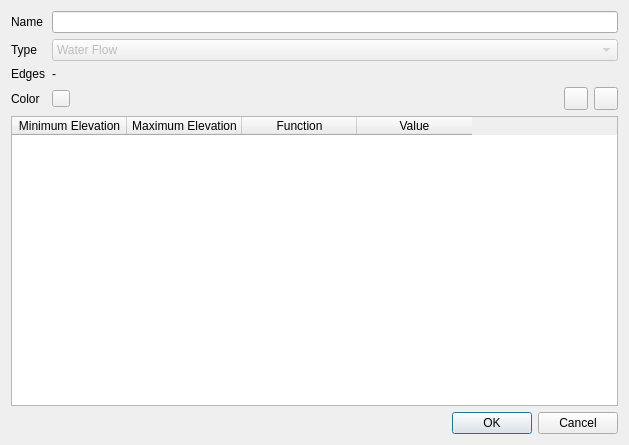
<?xml version="1.0" encoding="UTF-8"?>
<ui version="4.0">
 <class>NonVerticallyIntegratedHydrodynamicBoundaryConditionDialog</class>
 <widget class="QDialog" name="NonVerticallyIntegratedHydrodynamicBoundaryConditionDialog">
  <property name="geometry">
   <rect>
    <x>0</x>
    <y>0</y>
    <width>629</width>
    <height>445</height>
   </rect>
  </property>
  <property name="windowTitle">
   <string>Non-Vertically Integrated Boundary Condition</string>
  </property>
  <layout class="QGridLayout" name="gridLayout">
   <item row="0" column="1">
    <widget class="QLineEdit" name="edtName"/>
   </item>
   <item row="4" column="0">
    <widget class="QLabel" name="label">
     <property name="text">
      <string>Color</string>
     </property>
    </widget>
   </item>
   <item row="2" column="0">
    <widget class="QLabel" name="label_3">
     <property name="text">
      <string>Type</string>
     </property>
    </widget>
   </item>
   <item row="3" column="0">
    <widget class="QLabel" name="lblElementLabel">
     <property name="text">
      <string>Edges</string>
     </property>
    </widget>
   </item>
   <item row="0" column="0">
    <widget class="QLabel" name="label_5">
     <property name="text">
      <string>Name</string>
     </property>
    </widget>
   </item>
   <item row="2" column="1">
    <widget class="QComboBox" name="cbxType">
     <property name="enabled">
      <bool>false</bool>
     </property>
     <property name="currentIndex">
      <number>0</number>
     </property>
     <item>
      <property name="text">
       <string>Water Flow</string>
      </property>
     </item>
    </widget>
   </item>
   <item row="3" column="1">
    <widget class="QLabel" name="lblElementIds">
     <property name="sizePolicy">
      <sizepolicy hsizetype="Fixed" vsizetype="Preferred">
       <horstretch>0</horstretch>
       <verstretch>0</verstretch>
      </sizepolicy>
     </property>
     <property name="text">
      <string>-</string>
     </property>
    </widget>
   </item>
   <item row="4" column="1">
    <layout class="QHBoxLayout" name="horizontalLayout">
     <item>
      <widget class="QToolButton" name="btnCellColor">
       <property name="text">
        <string/>
       </property>
       <property name="iconSize">
        <size>
         <width>10</width>
         <height>10</height>
        </size>
       </property>
      </widget>
     </item>
     <item>
      <spacer name="horizontalSpacer">
       <property name="orientation">
        <enum>Qt::Horizontal</enum>
       </property>
       <property name="sizeHint" stdset="0">
        <size>
         <width>40</width>
         <height>20</height>
        </size>
       </property>
      </spacer>
     </item>
     <item>
      <widget class="QToolButton" name="btnAddRange">
       <property name="toolTip">
        <string>Add range</string>
       </property>
       <property name="text">
        <string/>
       </property>
       <property name="icon">
        <iconset resource="../../resources/resources.qrc">
         <normaloff>:/icons/list-add.png</normaloff>:/icons/list-add.png</iconset>
       </property>
      </widget>
     </item>
     <item>
      <widget class="QToolButton" name="btnRemoveRange">
       <property name="toolTip">
        <string>Remove selected range</string>
       </property>
       <property name="text">
        <string/>
       </property>
       <property name="icon">
        <iconset resource="../../resources/resources.qrc">
         <normaloff>:/icons/list-delete.png</normaloff>:/icons/list-delete.png</iconset>
       </property>
      </widget>
     </item>
    </layout>
   </item>
   <item row="5" column="0" colspan="2">
    <widget class="QTableWidget" name="tblRanges">
     <property name="alternatingRowColors">
      <bool>true</bool>
     </property>
     <attribute name="horizontalHeaderCascadingSectionResizes">
      <bool>true</bool>
     </attribute>
     <attribute name="horizontalHeaderDefaultSectionSize">
      <number>115</number>
     </attribute>
     <attribute name="verticalHeaderVisible">
      <bool>false</bool>
     </attribute>
     <column>
      <property name="text">
       <string>Minimum Elevation</string>
      </property>
     </column>
     <column>
      <property name="text">
       <string>Maximum Elevation</string>
      </property>
     </column>
     <column>
      <property name="text">
       <string>Function</string>
      </property>
     </column>
     <column>
      <property name="text">
       <string>Value</string>
      </property>
     </column>
    </widget>
   </item>
   <item row="7" column="0" colspan="2">
    <widget class="QDialogButtonBox" name="buttonBox">
     <property name="orientation">
      <enum>Qt::Horizontal</enum>
     </property>
     <property name="standardButtons">
      <set>QDialogButtonBox::Cancel|QDialogButtonBox::Ok</set>
     </property>
    </widget>
   </item>
  </layout>
 </widget>
 <tabstops>
  <tabstop>edtName</tabstop>
  <tabstop>cbxType</tabstop>
  <tabstop>btnCellColor</tabstop>
  <tabstop>btnAddRange</tabstop>
  <tabstop>btnRemoveRange</tabstop>
  <tabstop>tblRanges</tabstop>
 </tabstops>
 <resources>
  <include location="../../resources/resources.qrc"/>
 </resources>
 <connections>
  <connection>
   <sender>buttonBox</sender>
   <signal>accepted()</signal>
   <receiver>NonVerticallyIntegratedHydrodynamicBoundaryConditionDialog</receiver>
   <slot>accept()</slot>
   <hints>
    <hint type="sourcelabel">
     <x>248</x>
     <y>254</y>
    </hint>
    <hint type="destinationlabel">
     <x>157</x>
     <y>274</y>
    </hint>
   </hints>
  </connection>
  <connection>
   <sender>buttonBox</sender>
   <signal>rejected()</signal>
   <receiver>NonVerticallyIntegratedHydrodynamicBoundaryConditionDialog</receiver>
   <slot>reject()</slot>
   <hints>
    <hint type="sourcelabel">
     <x>316</x>
     <y>260</y>
    </hint>
    <hint type="destinationlabel">
     <x>286</x>
     <y>274</y>
    </hint>
   </hints>
  </connection>
 </connections>
</ui>
